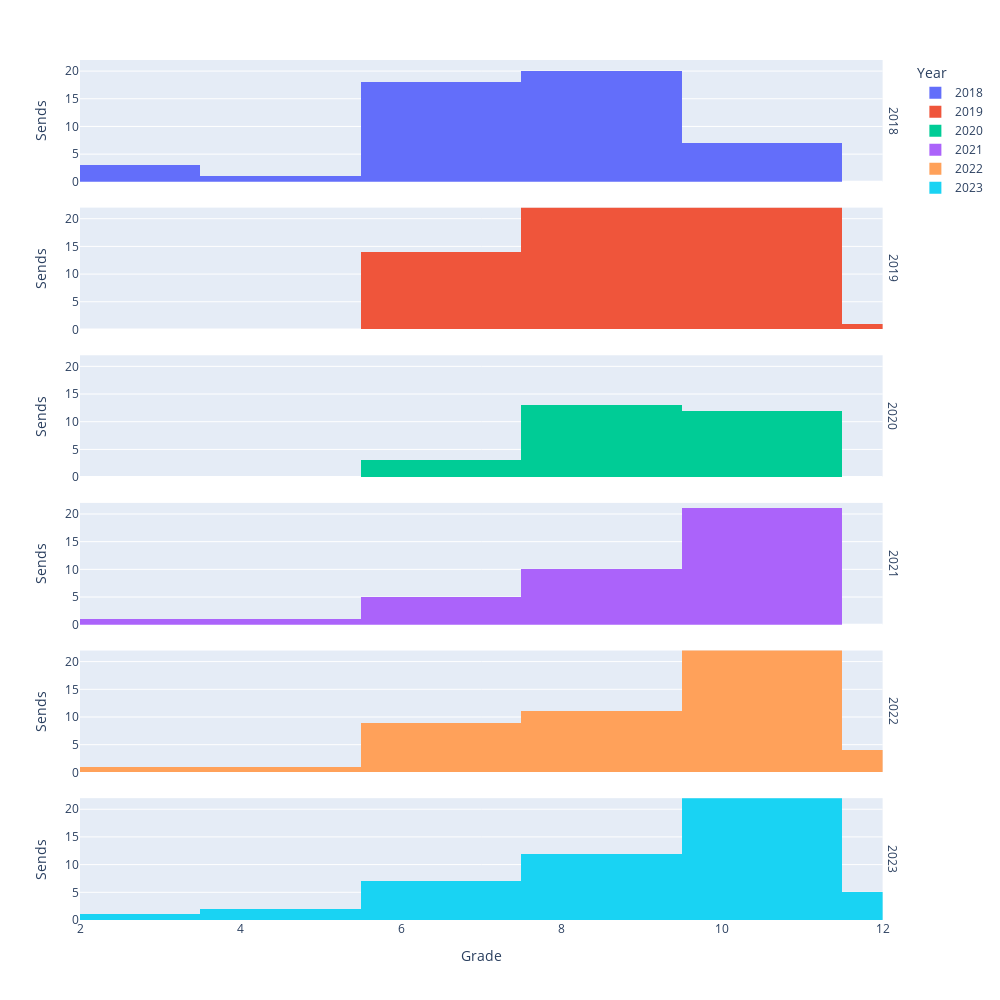

The code cell stored with this chart in its notebook:
### Code cell
px_hist(df)

### Figure 1 — Plotly figure (JSON) as saved in the notebook; plotly's stock layout.template omitted (floating-point values rounded to 4 significant figures)
{"data": [{"alignmentgroup": "True", "bingroup": "x", "hovertemplate": "Year=2018<br>Grade=%{x}<br>count=%{y}<extra></extra>", "legendgroup": "2018", "marker": {"color": "#636efa", "pattern": {"shape": ""}}, "name": "2018", "nbinsx": 10, "offsetgroup": "2018", "orientation": "v", "showlegend": true, "type": "histogram", "x": [9, 10, 7, 9, 8, 8, 6, 9, 10, 9, 9, 10, 7, 7, 6, 6, 3, 8, 7, 7, 10, 6, 8, 9, 8, 7, 8, 6, 8, 7, 8, 7, 2, 3, 7, 4, 10, 10, 9, 8, 8, 7, 7, 6, 7, 9, 10, 8, 8], "xaxis": "x6", "yaxis": "y6"}, {"alignmentgroup": "True", "bingroup": "x", "hovertemplate": "Year=2019<br>Grade=%{x}<br>count=%{y}<extra></extra>", "legendgroup": "2019", "marker": {"color": "#EF553B", "pattern": {"shape": ""}}, "name": "2019", "nbinsx": 10, "offsetgroup": "2019", "orientation": "v", "showlegend": true, "type": "histogram", "x": [8, 8, 8, 8, 7, 8, 10, 10, 8, 8, 8, 11, 10, 7, 7, 10, 8, 8, 9, 9, 9, 10, 8, 9, 8, 8, 10, 10, 8, 7, 10, 8, 10, 11, 12, 10, 11, 10, 9, 10, 10, 10, 9, 9, 9, 7, 10, 10, 9, 10, 9, 7, 6, 8, 8, 7, 7, 10, 8, 11, 9, 11, 10, 7, 6, 6, 10, 6, 10, 8, 9, 10, 7, 8, 11, 11], "xaxis": "x5", "yaxis": "y5"}, {"alignmentgroup": "True", "bingroup": "x", "hovertemplate": "Year=2020<br>Grade=%{x}<br>count=%{y}<extra></extra>", "legendgroup": "2020", "marker": {"color": "#00cc96", "pattern": {"shape": ""}}, "name": "2020", "nbinsx": 10, "offsetgroup": "2020", "orientation": "v", "showlegend": true, "type": "histogram", "x": [10, 9, 9, 9, 9, 9, 9, 9, 10, 9, 8, 8, 10, 11, 10, 9, 10, 10, 10, 9, 11, 10, 11, 7, 6, 7, 8, 10], "xaxis": "x4", "yaxis": "y4"}, {"alignmentgroup": "True", "bingroup": "x", "hovertemplate": "Year=2021<br>Grade=%{x}<br>count=%{y}<extra></extra>", "legendgroup": "2021", "marker": {"color": "#ab63fa", "pattern": {"shape": ""}}, "name": "2021", "nbinsx": 10, "offsetgroup": "2021", "orientation": "v", "showlegend": true, "type": "histogram", "x": [6, 7, 10, 8, 8, 10, 9, 10, 9, 11, 7, 9, 9, 11, 8, 7, 10, 8, 10, 9, 10, 9, 10, 10, 11, 11, 10, 11, 11, 11, 4, 3, 6, 10, 10, 11, 11, 11], "xaxis": "x3", "yaxis": "y3"}, {"alignmentgroup": "True", "bingroup": "x", "hovertemplate": "Year=2022<br>Grade=%{x}<br>count=%{y}<extra></extra>", "legendgroup": "2022", "marker": {"color": "#FFA15A", "pattern": {"shape": ""}}, "name": "2022", "nbinsx": 10, "offsetgroup": "2022", "orientation": "v", "showlegend": true, "type": "histogram", "x": [10, 9, 10, 10, 10, 9, 11, 11, 12, 8, 11, 7, 7, 6, 10, 7, 10, 10, 10, 10, 9, 8, 3, 8, 6, 10, 10, 9, 7, 4, 10, 10, 11, 12, 9, 9, 11, 10, 9, 7, 6, 10, 10, 10, 12, 12, 11, 11, 11, 10, 11, 7, 9, 11], "xaxis": "x2", "yaxis": "y2"}, {"alignmentgroup": "True", "bingroup": "x", "hovertemplate": "Year=2023<br>Grade=%{x}<br>count=%{y}<extra></extra>", "legendgroup": "2023", "marker": {"color": "#19d3f3", "pattern": {"shape": ""}}, "name": "2023", "nbinsx": 10, "offsetgroup": "2023", "orientation": "v", "showlegend": true, "type": "histogram", "x": [8, 9, 9, 7, 10, 11, 11, 10, 9, 8, 10, 11, 11, 6, 10, 8, 6, 7, 9, 8, 10, 10, 9, 9, 10, 6, 8, 11, 7, 12, 9, 12, 11, 11, 11, 12, 11, 12, 4, 6, 5, 2, 10, 11, 10, 12, 11, 11, 11], "xaxis": "x", "yaxis": "y"}], "layout": {"annotations": [{"font": {}, "showarrow": false, "text": "2023", "textangle": 90, "x": 0.98, "xanchor": "left", "xref": "paper", "y": 0.07083, "yanchor": "middle", "yref": "paper"}, {"font": {}, "showarrow": false, "text": "2022", "textangle": 90, "x": 0.98, "xanchor": "left", "xref": "paper", "y": 0.2425, "yanchor": "middle", "yref": "paper"}, {"font": {}, "showarrow": false, "text": "2021", "textangle": 90, "x": 0.98, "xanchor": "left", "xref": "paper", "y": 0.4142, "yanchor": "middle", "yref": "paper"}, {"font": {}, "showarrow": false, "text": "2020", "textangle": 90, "x": 0.98, "xanchor": "left", "xref": "paper", "y": 0.5858, "yanchor": "middle", "yref": "paper"}, {"font": {}, "showarrow": false, "text": "2019", "textangle": 90, "x": 0.98, "xanchor": "left", "xref": "paper", "y": 0.7575, "yanchor": "middle", "yref": "paper"}, {"font": {}, "showarrow": false, "text": "2018", "textangle": 90, "x": 0.98, "xanchor": "left", "xref": "paper", "y": 0.9292, "yanchor": "middle", "yref": "paper"}], "barmode": "relative", "height": 1000, "legend": {"title": {"text": "Year"}, "tracegroupgap": 0}, "margin": {"t": 60}, "width": 1000, "xaxis": {"anchor": "y", "domain": [0, 0.98], "range": [2, 12], "title": {"text": "Grade"}}, "xaxis2": {"anchor": "y2", "domain": [0, 0.98], "matches": "x", "showticklabels": false}, "xaxis3": {"anchor": "y3", "domain": [0, 0.98], "matches": "x", "showticklabels": false}, "xaxis4": {"anchor": "y4", "domain": [0, 0.98], "matches": "x", "showticklabels": false}, "xaxis5": {"anchor": "y5", "domain": [0, 0.98], "matches": "x", "showticklabels": false}, "xaxis6": {"anchor": "y6", "domain": [0, 0.98], "matches": "x", "showticklabels": false}, "yaxis": {"anchor": "x", "domain": [0, 0.1417], "range": [0, 22], "title": {"text": "Sends"}}, "yaxis2": {"anchor": "x2", "domain": [0.1717, 0.3133], "matches": "y", "range": [0, 22], "title": {"text": "Sends"}}, "yaxis3": {"anchor": "x3", "domain": [0.3433, 0.485], "matches": "y", "range": [0, 22], "title": {"text": "Sends"}}, "yaxis4": {"anchor": "x4", "domain": [0.515, 0.6567], "matches": "y", "range": [0, 22], "title": {"text": "Sends"}}, "yaxis5": {"anchor": "x5", "domain": [0.6867, 0.8283], "matches": "y", "range": [0, 22], "title": {"text": "Sends"}}, "yaxis6": {"anchor": "x6", "domain": [0.8583, 1], "matches": "y", "range": [0, 22], "title": {"text": "Sends"}}}}
